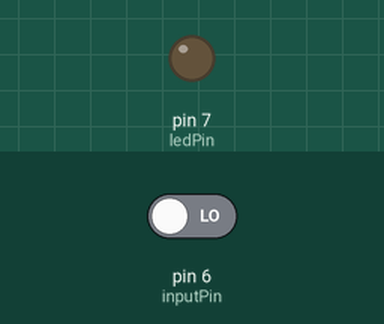
The sketch below on a simulated Arduino Uno, built with avr-gcc and run on an emulated ATmega328P. On the bench: output pins drawn as LEDs (lit = HIGH). The inputs (shaded band) are chosen by the test bench; at power-on: pin 6 (inputPin) LOW.

Above: at 2.8 s.
2.9 s: pin 6 (inputPin) driven HIGH
At 3.7 s:
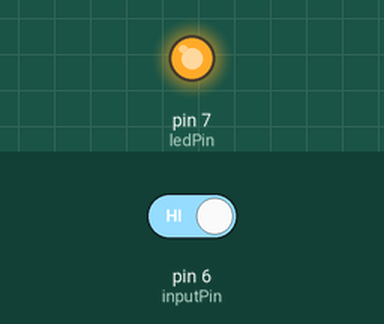
Timing chart, 0 to 5.9 s (numbered marks = the images above; inputs shaded):
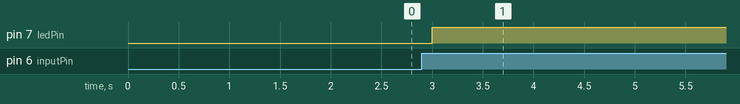

Measured:
- after the input at 2.9 s, pin 7 (ledPin): LOW → HIGH after 0.10 s

The sketch:

arduino_code.ino
```cpp
/*
  # Description:
  # When you push the digital button, led and vaporizer turns on for 15 minutes to desterlize
*/
int ledPin = 7;                // choose the pin for the LED
int vaporizer = 5;                // choose the pin for the LED
int inputPin = 6;               // Connect sensor to input pin 3
bool pressed = false;
int count = 0;

void setup() {
  pinMode(ledPin, OUTPUT);      // declare LED as output
  pinMode(inputPin, INPUT);     // declare pushbutton as input
}

void loop(){

  int val = digitalRead(inputPin);  // read input value
  if (val == HIGH) {
    pressed = true; // check if the input is HIGH
  }

  if(pressed == true){
    digitalWrite(ledPin, HIGH); // turn LED ON
    digitalWrite(vaporizer, HIGH); // turn Vaporizer ON
    count += 1;
  }
  else
  {
      digitalWrite(ledPin, LOW);  // turn LED OFF
      digitalWrite(vaporizer, LOW); // turn Vaporizer ON
  }

  if(count > 900)
  {
    count = 0;
    pressed = false;
  }
  delay(1000);
}
```
